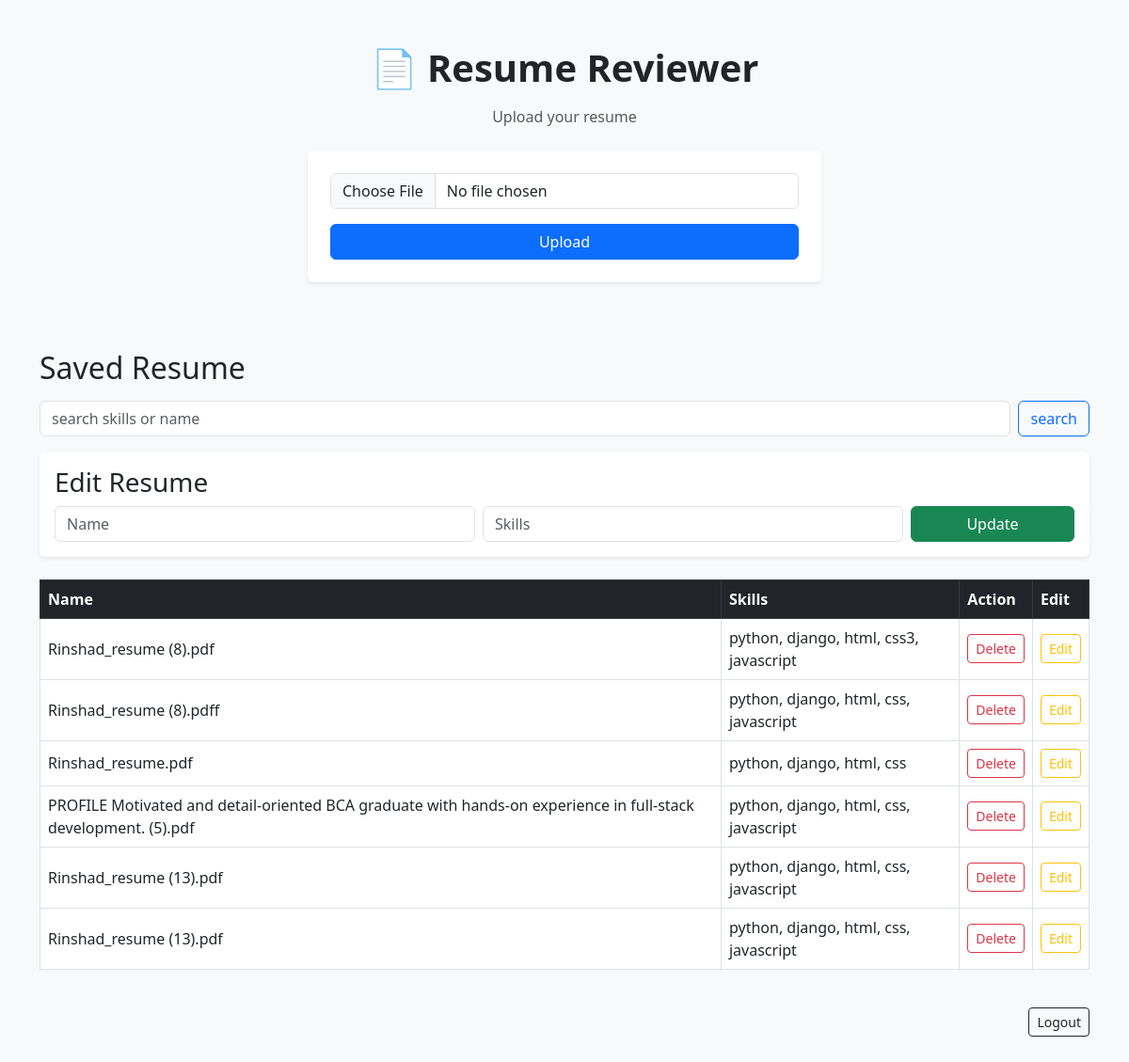
The app's page / (signed in) with its own data.
### resume_app/models.py (models this page shows, shortened)
class Resume(models.Model):
    user = models.ForeignKey(User, on_delete=models.CASCADE)
    name = models.CharField(max_length=100)
    skills = models.TextField()

### resume_app/views.py (the view, shortened to what this page needs)
# urls.py: path('', views.index,name = "index"),
def index(request):
    if not request.user.is_authenticated:
        return redirect("login")
    feedback = []
    data = Resume.objects.filter(user = request.user)
    return render(request, "home.html", {
        "feedback": feedback,
        "data" : data
        })

### resume_app/templates/home.html (shortened to what this page needs)
<!DOCTYPE html>
<html lang="en">
<head>
    <link href="https://cdn.jsdelivr.net/npm/bootstrap@5.3.0/dist/css/bootstrap.min.css" rel="stylesheet">
</head>
<body class="bg-light">
<div class="container py-5">
    <h1 class="text-center fw-bold mb-3">📄 Resume Reviewer</h1>
    <p class="text-center text-muted mb-4"> Upload your resume</p>
<div class="row justify-content-center">
    <div class="col-md-6">
    <form method="post" enctype="multipart/form-data" class="card p-4 shadow-sm border-0">
        <input type="file" name="resume" class="form-control mb-3" required>
        <button type="submit" class="btn btn-primary w-100"> Upload </button>
    </form>
    </div>
</div>
<div class="mt-5">
    <h2 class="mb-3">Saved Resume</h2>
    <form method="POST" class="d-flex gap-2 mb-3">
        <input type="text" name="search" placeholder="search skills or name" class="form-control" required>
        <button type="submit" class="btn btn-outline-primary">search</button>
    </form>
    </div>
<div class="card p-3 mb-4 shadow-sm border-0">
    <h3>Edit Resume</h3>
    <form method="POST" class="row g-2">
    <div class="col-md-5">
        <input type="text" name="name" placeholder="Name" value="{{ edit_data.name}}" class="form-control" required>
    </div>
    <div class="col-md-5">
        <input type="text" name="skills" placeholder="Skills" value="{{ edit_data.skills }}" class="form-control" required>
    </div>
        <div class="col-md-2">
            <button class="btn btn-success w-100">Update</button>
        </div>
    </form>
</div>
<div class="table-responsive">
    <table class="table table-hover table-bordered align-middle bg-white">
        <thead class="table-dark">
        <tr>
            <th>Name</th>
            <th>Skills</th>
            <th>Action</th>
            <th>Edit</th>
        </tr>
        </thead>
        <tbody>
    {% for item in data %}
        <tr>
            <td>{{ item.name }} </td>
            <td>{{ item.skills}} </td>
            <td>
            <div class="d-flex gap-2">
                <form method="POST">
                    <button class="btn btn-sm btn-outline-danger" >Delete</button>
                </form>
            </td>
            <td>
                <form method="POST">
                    <button class="btn btn-sm btn-outline-warning">Edit</button>
                </form>
            </td>
        </tr>
        </div>
    {% endfor %}
    <div class="text-end mt-4">
    <form method="POST" action="{% url 'logout' %}">
        <button class="btn btn-outline-dark btn-sm">Logout</button>
    </form>
    </div>
</body>
</html>

### records on screen
Resume: name "Rinshad_resume (8).pdf", skills "python, django, html, css3, javascript"
Resume: name "Rinshad_resume (8).pdff", skills "python, django, html, css, javascript"
Resume: name "Rinshad_resume.pdf", skills "python, django, html, css"
Resume: name "PROFILE Motivated and detail-oriented BCA graduate with hands-on experience in full-stack development. (5).pdf", skills "python, django, html, css, javascript"
Resume: name "Rinshad_resume (13).pdf", skills "python, django, html, css, javascript"
Resume: name "Rinshad_resume (13).pdf", skills "python, django, html, css, javascript"
